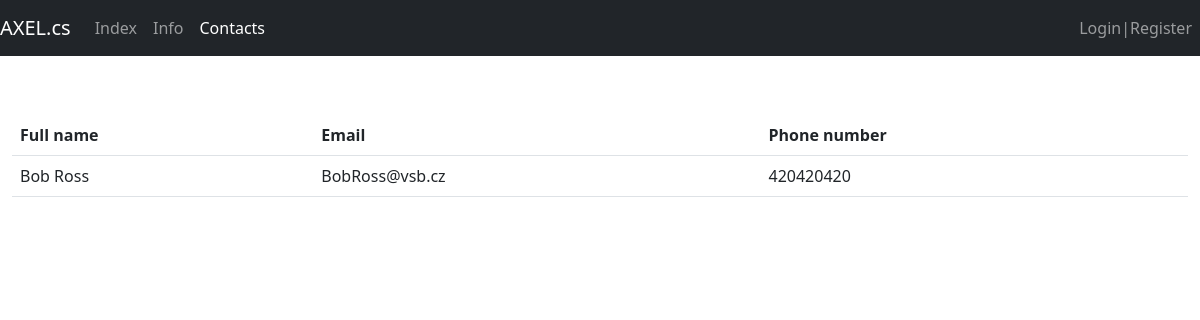
/contacts/, run on the app's committed database.
### webdoc/models.py (models this page shows, shortened)
class User(models.Model):
    email = models.EmailField(unique=True)
    name = models.CharField(max_length=35)
    surname = models.CharField(max_length=35)
    address = models.ForeignKey(Address, on_delete=models.PROTECT)
    password = models.CharField(max_length=1000)
    permission = models.CharField(max_length=1)
    phone = models.CharField(max_length=15)
    activeUntil = models.DateField('active until', auto_now_add=True)

### webdoc/views.py (the view)
# urls.py: path('contacts/', views.contacts, name='contacts'),
def contacts(request):
    staff = User.objects.filter(permission='Z')
    return render(request, 'webdoc/contacts.html', {'staff': staff})

### templates/webdoc/contacts.html (shortened to what this page needs)
<!doctype html>
<html lang="en">
<head>
  <link href="https://cdn.jsdelivr.net/npm/bootstrap@5.3.0-alpha3/dist/css/bootstrap.min.css" rel="stylesheet"
>
</head>
<body>
  <nav class="navbar navbar-expand navbar-dark bg-dark">
    <a href="{% url 'index' %}" class="navbar-brand mb-0 h1">AXEL.cs</a>
    <div class="navbar-collapse collapse">
      <ul class="navbar-nav">
        <li class="nav-item active">
          <a href="{% url 'index' %}" class="nav-link">
            Index
          </a>
        </li>
        <li class="nav-item active">
          <a href="{% url 'info'  %}" class="nav-link">
            Info
          </a>
        </li>
        <li class="nav-item active">
          <a href="{% url 'contacts'  %}" class="nav-link active">
            Contacts
          </a>
        </li>
      </ul>
    </div>
    <ul class="navbar-nav">
      <li class="nav-item active">
        <a href="{% url 'login' %}" class="nav-link">
          Login|Register
        </a>
      </li>
    </ul>
  </nav>
<div class="container-fluid" >
  <table class="table" style="margin-top: 5%">
    <tr>
      <th scope="col">Full name</th>
      <th scope="col">Email</th>
      <th scope="col">Phone number</th>
    </tr>
    <tbody>
      {% for person in staff %}
      <tr>
        <td>{{ person.name }} {{ person.surname }}</td>
        <td>{{ person.email }}</td>
        <td>{{person.phone}}</td>
      </tr>
      {% endfor %}
    </tbody>
  </table>
</div>
</body>
</html>

### data on the page
User: name "Bob", surname "Ross", email "BobRoss@vsb.cz", phone "420420420"
